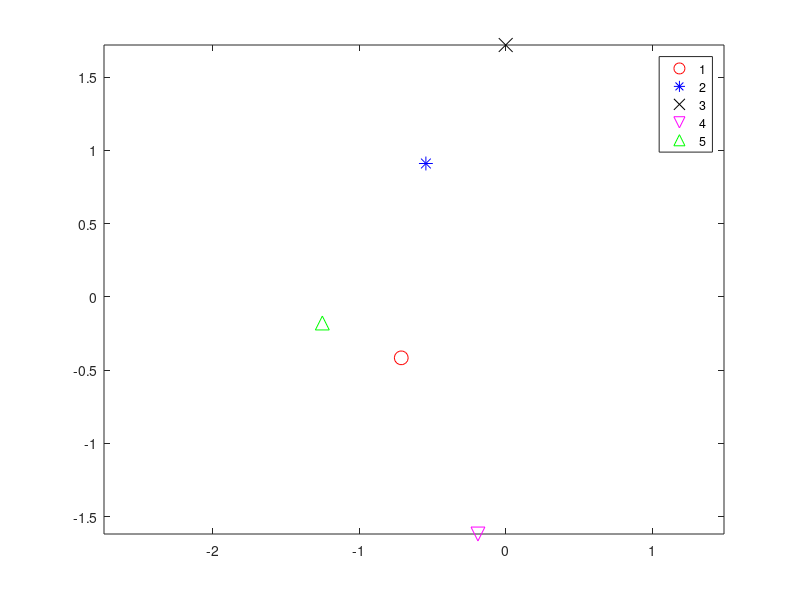

MATLAB code for this plot:
% Anastasiya Protasov, CMOR220, Fall 2023, use of linkage
% week9_testShapeClusterBonus.m
% Script to show an example of how to do clustering using linkage
% list of input: none
% list of output: none
% Last Modified: October 18, 2023

    X = randn(5, 2);
    figure(1);clf
    shapes = {'or', '*b', 'xk', 'vm', '^g'};
    for i = 1 : size(X, 1)
        plot(X(i, 1), X(i, 2), shapes{i}, 'markersize', 10);
        hold on
    end
    axis equal
    legend('1', '2', '3', '4', '5');
    pdist2(X, X)
    Z = linkage(pdist(X));
    c = cluster(Z, 'maxclust', 3)

